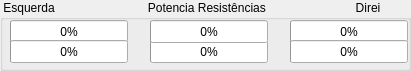
   <widget class="QGroupBox" name="groupBox_3">
    <property name="geometry">
     <rect>
      <x>240</x>
      <y>500</y>
      <width>411</width>
      <height>71</height>
     </rect>
    </property>
    <property name="title">
     <string> Esquerda                            Potencia Resistências                           Direita</string>
    </property>
    <widget class="QProgressBar" name="progressBar_r05">
     <property name="geometry">
      <rect>
       <x>290</x>
       <y>20</y>
       <width>118</width>
       <height>23</height>
      </rect>
     </property>
     <property name="value">
      <number>0</number>
     </property>
    </widget>
    <widget class="QProgressBar" name="progressBar_r01">
     <property name="geometry">
      <rect>
       <x>10</x>
       <y>20</y>
       <width>118</width>
       <height>23</height>
      </rect>
     </property>
     <property name="value">
      <number>0</number>
     </property>
    </widget>
    <widget class="QProgressBar" name="progressBar_r02">
     <property name="geometry">
      <rect>
       <x>10</x>
       <y>40</y>
       <width>118</width>
       <height>23</height>
      </rect>
     </property>
     <property name="value">
      <number>0</number>
     </property>
    </widget>
    <widget class="QProgressBar" name="progressBar_r06">
     <property name="geometry">
      <rect>
       <x>290</x>
       <y>40</y>
       <width>118</width>
       <height>23</height>
      </rect>
     </property>
     <property name="value">
      <number>0</number>
     </property>
    </widget>
    <widget class="QProgressBar" name="progressBar_r04">
     <property name="geometry">
      <rect>
       <x>150</x>
       <y>40</y>
       <width>118</width>
       <height>23</height>
      </rect>
     </property>
     <property name="value">
      <number>0</number>
     </property>
    </widget>
    <widget class="QProgressBar" name="progressBar_r03">
     <property name="geometry">
      <rect>
       <x>150</x>
       <y>20</y>
       <width>118</width>
       <height>23</height>
      </rect>
     </property>
     <property name="value">
      <number>0</number>
     </property>
    </widget>
   </widget>
